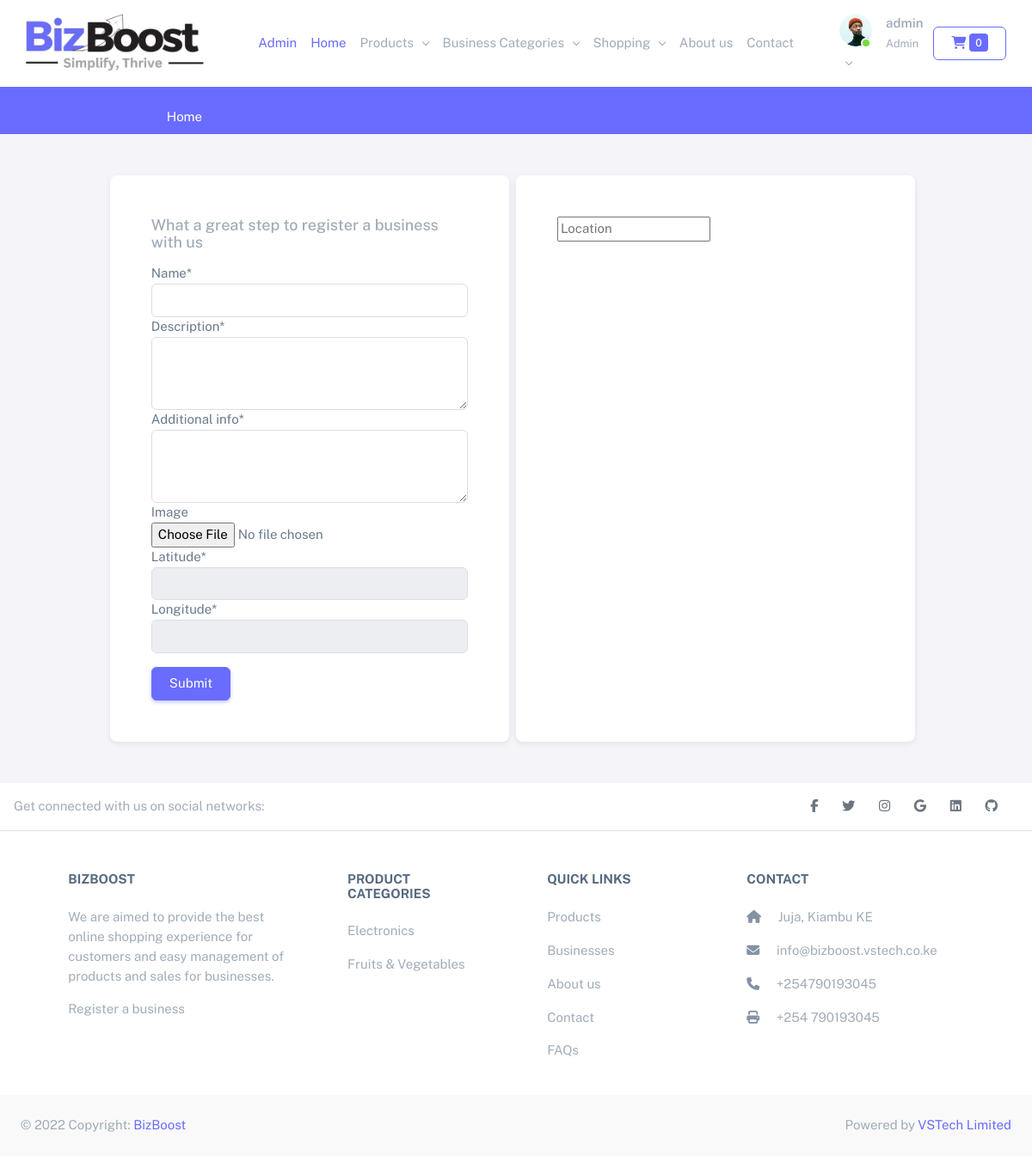
The page /businesses/register/ (signed in) on the database its author committed.
### users/models.py (models this page shows, shortened)
class Profile(models.Model):
    user = models.OneToOneField('auth.User', on_delete=models.CASCADE)
    gender = models.CharField(max_length=10, choices=GENDER_CHOICES)
    image = ResizedImageField(
        null=True,
        upload_to=content_file_name,
        blank=True,
        size=[500, 500]
    )
    phone_number = PhoneNumberField(null=True, blank=True)
    bio = models.TextField(max_length=500, blank=True, null=True)
    languages = models.ManyToManyField(Language, blank=True)
    dob = models.DateField(null=True, blank=True)
    github_url = models.URLField(max_length=300, blank=True, null=True)
    linkedin_url = models.URLField(max_length=300, blank=True, null=True)
    facebook_url = models.URLField(max_length=300, null=True, blank=True)
    twitter_url = models.URLField(max_length=300, null=True, blank=True)
    created_at = models.DateTimeField(auto_now_add=True)

### core/models.py (models this page shows, shortened)
class Vsmatt(models.Model):
    title = models.CharField(max_length=255)
    logo = models.ImageField(upload_to='uploads/vsmatt/logo', blank=True, null=True)
    about_us = models.TextField(blank=True, null=True)
    phone_number = PhoneNumberField(blank=True, null=True)
    twitter = models.URLField(blank=True, null=True)
    facebook = models.URLField(blank=True, null=True)
    linkedin = models.URLField(blank=True, null=True)
    instagram = models.URLField(blank=True, null=True)
    github = models.URLField(blank=True, null=True)
    email = models.EmailField(blank=True, null=True)
    address = models.CharField(blank=True, null=True, max_length=256)
    set_current = models.BooleanField(default=False)
    longitude = models.DecimalField(max_digits=22, decimal_places=16, default=37.0106327842076)
    latitude = models.DecimalField(max_digits=22, decimal_places=16, default=-1.1139084362152138)
    def __str__(self):
        return self.title

### products/models.py (models this page shows)
class ProductCategory(models.Model):
    title = models.CharField(max_length=200)
    slug = models.SlugField(max_length=200, unique=True)
    image = ResizedImageField(
        upload_to=category_file_name,
        blank=True,
        null=True,
        size=[100, 100]
    )
    created_by = models.ForeignKey('auth.User', related_name='category_author', on_delete=models.CASCADE)
    created_at = models.DateTimeField(auto_now_add=True)
    updated_at = models.DateTimeField(auto_now=True)
    class Meta:
        ordering = ('title',)
        verbose_name = 'category'
        verbose_name_plural = 'Product Categories'
    def __str__(self):
        return self.title
    def get_absolute_url(self):
        return reverse(
            'products:category',
            args=[
                self.slug
            ])

### business/views.py (the view, shortened to what this page needs)
# urls.py: path('register/', views.register_business, name='register_business'),
@login_required
def register_business(request):
    geo = GeoMapQuestFactory.createReverse(settings.MAPS_QUEST_API_KEY)
    bs_reg_form = BusinessRegistrationForm()
    return render(request, "farm/register_business.html", {'bs_reg_form': bs_reg_form})

### business/forms.py
class BusinessRegistrationForm(forms.ModelForm):
    description = forms.CharField(
        widget=forms.Textarea(attrs={'rows': 3})
    )
    additional_info = forms.CharField(
        widget=forms.Textarea(attrs={'rows': 3})
    )
    longitude = forms.CharField(
        widget=forms.TextInput(attrs={'readonly': True})
    )
    latitude = forms.CharField(
        widget=forms.TextInput(attrs={'readonly': True})
    )
    class Meta:
        model = BusinessProfile
        fields = ['name', 'description', 'additional_info', 'image', 'latitude', 'longitude']

### business/context_processor.py (called while the page is built)
def business_categories(request):
    return {'business_categories': BusinessCategory.objects.all()}

### business/models.py (called while the page is built)
    def __str__(self):
        return self.title

    def get_absolute_url(self):
        return reverse('business:category', args=[self.slug])

### cart/cart.py (called while the page is built)
    def __len__(self):
        return sum(item['quantity'] for item in self.cart.values())

### cart/context_processor.py (called while the page is built)
def cart(request):
    return {'cart': Cart(request)}

### core/context_processor.py (called while the page is built)
def vsmatt(request):
    return {'vsmatt': Vsmatt.objects.filter(set_current=True).first()}

### geo/geofactory.py (called while the page is built)
    @staticmethod
    def createReverse(api_key: str) -> Reverse:
        return Reverse(api_key)

### products/context_processor.py (called while the page is built)
def product_categories(request):
    return {"product_categories": ProductCategory.objects.all()}

### templates/farm/register_business.html (shortened to what this page needs)
{% extends 'base.html' %}
{% load static %}
{% load crispy_forms_tags %}
{% block content %}
<div class="container">
    <div class="row py-5 justify-content-center">
        <div class="col-md-5 card p-5 me-2">
            <h5 class="text-muted">What a great step to register a business with us</h5>
            <form action="" method="post" enctype="multipart/form-data">
                {{bs_reg_form|crispy}}
                <button type="submit" class="btn btn-primary mt-3">Submit</button>
            </form>
        </div>
        <div class="col-md-5 card p-5 me-2">
            <form autocomplete="off" action="">
                <div class="autocomplete" style="width:300px; position: relative; display: inline-block;">
                    <input id="locationSearch" type="text" name="locationSearch" placeholder="Location">
                </div>
            </form>
            <div id="googleMap" style="width:100%;height:100%;"></div>
        </div>
    </div>
</div>
{% endblock %}

### templates/partials/top-bar.html (shortened to what this page needs)
{% load static %}
<nav class="navbar navbar-expand-lg bg-white">
  <div class="container-fluid">
    <a class="navbar-brand" href="/"><img src="{% static 'img/favicon/logo.png' %}" height="70" alt="BizBoost Logo"></a>
    <div class="collapse navbar-collapse" id="navbarSupportedContent">
      <ul class="navbar-nav me-auto mb-2 mb-lg-0">
        {% if user.is_superuser %}
          <li class="nav-item">
            <a class="nav-link text-primary" aria-current="page" href="{% url 'admin:index' %}">Admin</a>
          </li>
        {% endif %}
        <li class="nav-item">
          <a class="nav-link active text-primary" aria-current="page" href="/">Home</a>
        </li>
        <li class="nav-item dropdown">
          <a class="nav-link dropdown-toggle" href="#" role="button" data-bs-toggle="dropdown" aria-expanded="false">
            Products
          </a>
        </li>
        <li class="nav-item dropdown">
          <a class="nav-link dropdown-toggle" href="#" role="button" data-bs-toggle="dropdown" aria-expanded="false">
            Business Categories
          </a>
        </li>
        <li class="nav-item dropdown">
          <a class="nav-link dropdown-toggle" href="#" role="button" data-bs-toggle="dropdown" aria-expanded="false">
            Shopping
          </a>
        </li>
        <li class="nav-item">
          <a class="nav-link" href="{% url 'about' %}">About us</a>
        </li>
        <li class="nav-item">
          <a class="nav-link" href="{% url 'contact' %}">Contact</a>
        </li>
      </ul>
      <ul class="navbar-nav mb-2 mb-lg-0 d-flex align-items-center">
        <li class="nav-item dropdown">
          <a class="nav-link dropdown-toggle" href="#" role="button" data-bs-toggle="dropdown" aria-expanded="false">
            <div class="d-flex">
              <div class="flex-shrink-0 me-3">
                <div class="avatar avatar-online">
                  {% if user.is_authenticated %}
                  {% if user.profile.image %}
                  <img src="{{user.profile.image.url}}" style="max-width: 50px; max-height: 50px;" class="rounded-circle" alt="...">
                  {% else %}
                  <img src="{% static 'img/avatardefault.png' %}" style="max-width: 50px; max-height: 50px;" class="rounded-circle" alt="...">
                  {% endif %}
                  {% else %}
                  <img src="{% static 'img/avatardefault.png' %}" style="max-width: 50px; max-height: 50px;" class="rounded-circle" alt="...">
                  {% endif %}
                </div>
              </div>
              {% if user.is_authenticated %}
              <div class="flex-grow-1">
                <span class="fw-semibold d-block">{{user}}</span>
                <small class="text-muted">
                  {% if user.is_superuser %}Admin{% else %}{{user.profile.account_type}}{% endif %}
                </small>
              </div>
              {% endif %}
            </div>
          </a>
        </li>
        <li class="nav-item">
          <a href="{% url 'cart:view_cart_detail' %}" class="btn btn-outline-primary my-2 my-sm-0 mx-1">
              <i class="fa fa-shopping-cart" aria-hidden="true"></i> <span class="badge badge-primary">{{cart|length}}</span>
          </a>
        </li>
      </ul>
    </div>
  </div>
</nav>

### templates/partials/footer.html
<footer class="text-center text-lg-start bg-white text-muted">
    <section class="d-flex justify-content-center justify-content-lg-between p-3 border-bottom">
      <div class="me-5 d-none d-lg-block">
        <span>Get connected with us on social networks:</span>
      </div>
      <div>
        {% if vsmatt.facebook %}
          <a href="{{ vsmatt.facebook }}" class="me-4 link-secondary">
            <i class="fab fa-facebook-f"></i>
          </a>
        {% endif %}
        {% if vsmatt.twitter %}
          <a href="{{ vsmatt.twitter }}" class="me-4 link-secondary">
            <i class="fab fa-twitter"></i>
          </a>
        {% endif %}
        {% if vsmatt.instagram %}
          <a href="{{ vsmatt.instagram }}" class="me-4 link-secondary">
            <i class="fab fa-instagram"></i>
          </a>
        {% endif %}
        {% if vsmatt.email %}
          <a href="mailto:{{ vsmatt.email }}" class="me-4 link-secondary">
            <i class="fab fa-google"></i>
          </a>
        {% endif %}
        {% if vsmatt.linkedin %}
          <a href="{{ vsmatt.linkedin }}" class="me-4 link-secondary">
            <i class="fab fa-linkedin"></i>
          </a>
        {% endif %}
        {% if vsmatt.github %}
          <a href="{{ vsmatt.github }}" class="me-4 link-secondary">
            <i class="fab fa-github"></i>
          </a>
        {% endif %}
      </div>
    </section>
    <section class="">
      <div class="container text-center text-md-start mt-5">
        <div class="row mt-3">
          <div class="col-md-3 col-lg-4 col-xl-3 mx-auto mb-4">
            <h6 class="text-uppercase fw-bold mb-4">
              {{ vsmatt | default:"BizBoost" }}
            </h6>
            <p>
              We are aimed to provide the best online shopping experience for customers and easy management of products and sales for businesses.
              <p><a href="{% url 'business:register_business' %}" class="text-reset">Register a business</a></p>
            </p>
          </div>
          <div class="col-md-2 col-lg-2 col-xl-2 mx-auto mb-4">
            <h6 class="text-uppercase fw-bold mb-4">
                Product Categories
            </h6>
            {% if product_categories %}
              {% for category in product_categories %}
                <p><a href="{{ category.get_absolute_url }}" class="text-reset">{{category}}</a></p>
              {% endfor %}
            {% else %}
              <p>No Available Category</p>
            {% endif %}
          </div>
          <div class="col-md-3 col-lg-2 col-xl-2 mx-auto mb-4">
            <h6 class="text-uppercase fw-bold mb-4">
              Quick links
            </h6>
            <p>
              <a href="{% url 'products:products_list' %}" class="text-reset">Products</a>
            </p>
            <p>
              <a href="{% url 'business:businesses' %}" class="text-reset">Businesses</a>
            </p>
            <p>
              <a href="{% url 'about' %}" class="text-reset">About us</a>
            </p>
            <p>
              <a href="{% url 'contact' %}" class="text-reset">Contact</a>
            </p>
            <p>
              <a href="{% url 'faq' %}" class="text-reset">FAQs</a>
            </p>
          </div>
          <div class="col-md-4 col-lg-3 col-xl-3 mx-auto mb-md-0 mb-4">
            <h6 class="text-uppercase fw-bold mb-4">Contact</h6>
            <p><i class="fas fa-home me-3 text-secondary"></i> {{vsmatt.address | default:"Juja KE 52106-00100"}} </p>
            <p>
              <i class="fas fa-envelope me-3 text-secondary"></i>
              {{vsmatt.email | default:"info@bizboost.vstech.co.ke"}}
            </p>
            <p><i class="fas fa-phone me-3 text-secondary"></i> {{ vsmatt.phone_number | default:"+25490193045"}} </p>
            <p><i class="fas fa-print me-3 text-secondary"></i> +254 790193045</p>
          </div>
        </div>
      </div>
    </section>
    <div class="text-center p-4" style="background-color: rgba(0, 0, 0, 0.025);">
      <div class="d-flex justify-content-between">
        <span>© 2022 Copyright: <a href="https://bizboost.vstech.co.ke/">BizBoost</a></span>
        <span>Powered by <a href="https://vstech.co.ke/">VSTech Limited</a></span>
      </div>
    </div>
  </footer>

### static/assets/css/demo.css (style rules this page uses)
.autocomplete { position: relative; display: inline-block; }

### rows shown on the page
Vsmatt: title "BIZBOOST", address "Juja, Kiambu KE", email "info@bizboost.vstech.co.ke", phone_number "+254790193045"
ProductCategory: title "Electronics"
ProductCategory: title "Fruits & Vegetables"

### other values the page prints
{{ user }} "admin"
{{ cart|length }} "0"
